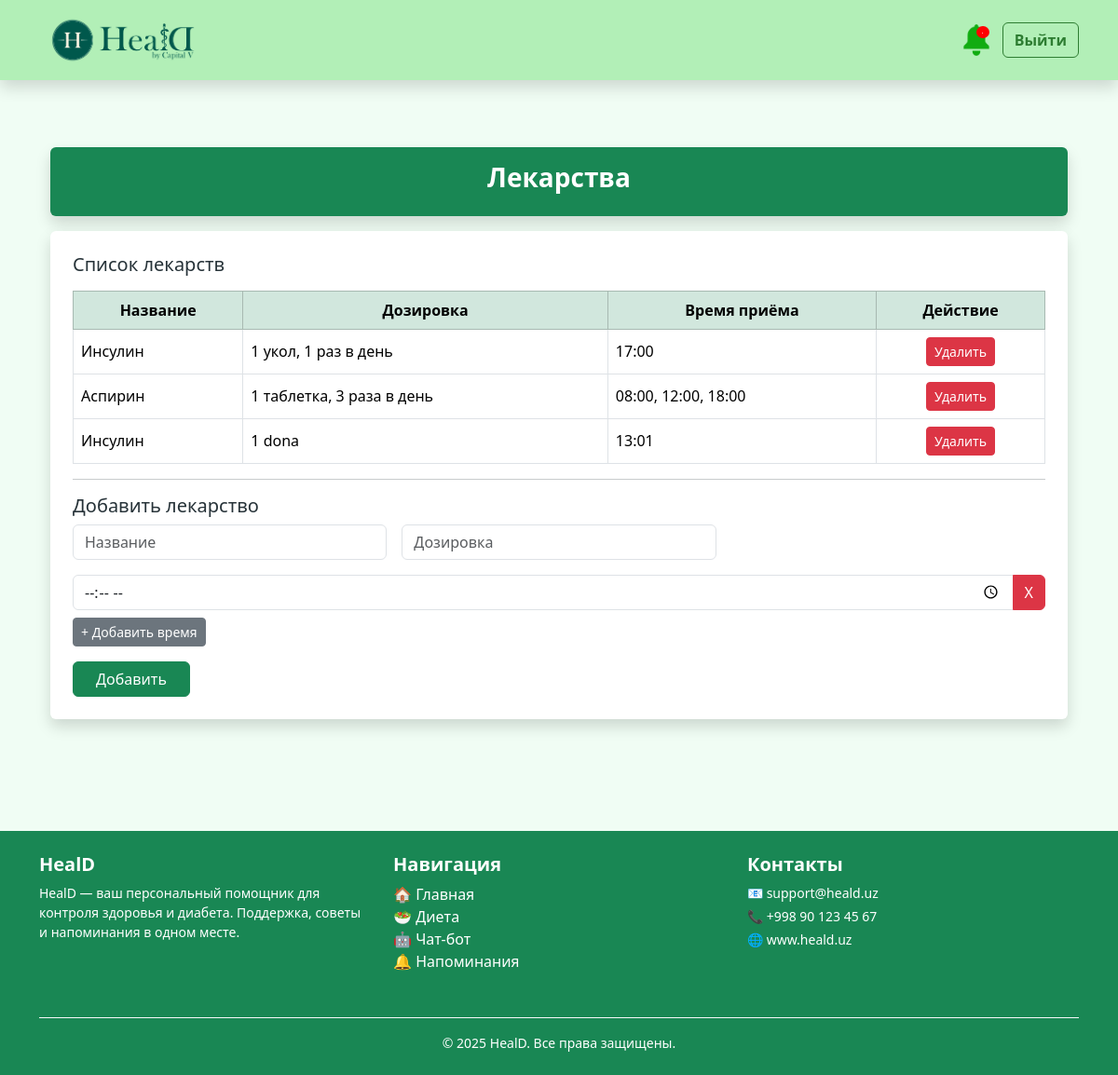
The app's page /medicines/ (signed in) with its own data.
### diary/models.py (models this page shows, shortened)
class Medicine(models.Model):
    user = models.ForeignKey(User, on_delete=models.CASCADE)
    name = models.CharField(max_length=100)
    dose = models.CharField(max_length=100)

class MedicineTime(models.Model):
    medicine = models.ForeignKey(Medicine, on_delete=models.CASCADE, related_name="times")
    time = models.TimeField()  # Har kuni shu vaqtda
    last_sent = models.DateField(blank=True, null=True)  # Qachon yuborilganini saqlaydi

### diary/views.py (the view, shortened to what this page needs)
# urls.py: path("medicines/", views.medicines_view, name="medicines"),
@login_required
def medicines_view(request):
    medicines = Medicine.objects.filter(user=request.user)
    return render(request, "medicines.html", {"medicines": medicines})

### diary/templates/medicines.html (shortened to what this page needs)
{% extends 'base.html' %}
{% block content %}
<div class="container py-4">
  <header class="bg-success text-white p-3 rounded mb-3 shadow">
    <h1 class="h3 fw-bold text-center">Лекарства</h1>
  </header>
  <main class="bg-white p-4 rounded shadow">
    <h5 class="mb-3">Список лекарств</h5>
    <table class="table table-bordered align-middle">
      <thead class="table-success text-center">
        <tr>
          <th>Название</th>
          <th>Дозировка</th>
          <th>Время приёма</th>
          <th>Действие</th>
        </tr>
      </thead>
      <tbody>
        {% for med in medicines %}
        <tr>
          <td>{{ med.name }}</td>
          <td>{{ med.dose }}</td>
          <td>
            {% for t in med.times.all %}
              {{ t.time|time:"H:i" }}{% if not forloop.last %}, {% endif %}
            {% empty %}
              <span class="text-muted">Время не указано</span>
            {% endfor %}
          </td>
          <td class="text-center">
            <a href="{% url 'delete_medicine' med.id %}" class="btn btn-danger btn-sm">Удалить</a>
          </td>
        </tr>
        {% empty %}
        <tr>
          <td colspan="4" class="text-center text-muted py-3">Нет лекарств</td>
        </tr>
        {% endfor %}
      </tbody>
    </table>
    <hr>
    <h5>Добавить лекарство</h5>
    <form method="POST">
      <div class="row g-3">
        <div class="col-md-4">
          <input type="text" name="name" placeholder="Название" class="form-control" required>
        </div>
        <div class="col-md-4">
          <input type="text" name="dose" placeholder="Дозировка" class="form-control" required>
        </div>
      </div>
      <div id="timeInputs" class="mt-3">
        <div class="input-group mb-2">
          <input type="time" name="times[]" class="form-control" required>
          <button type="button" class="btn btn-danger remove-time">X</button>
        </div>
      </div>
      <button type="button" id="addTime" class="btn btn-secondary btn-sm mb-3">+ Добавить время</button>
      <div>
        <button type="submit" class="btn btn-success px-4">Добавить</button>
      </div>
    </form>
  </main>
</div>
{% endblock %}

### diary/templates/base.html (style rules this page uses)
body { background-color: #f0fdf4; color: #263238; }

### records on screen
Medicine: name "Инсулин", dose "1 укол, 1 раз в день"
MedicineTime: time "17:00"
Medicine: name "Аспирин", dose "1 таблетка, 3 раза в день"
MedicineTime: time "08:00"
MedicineTime: time "12:00"
MedicineTime: time "18:00"
Medicine: name "Инсулин", dose "1 dona"
MedicineTime: time "13:01"
